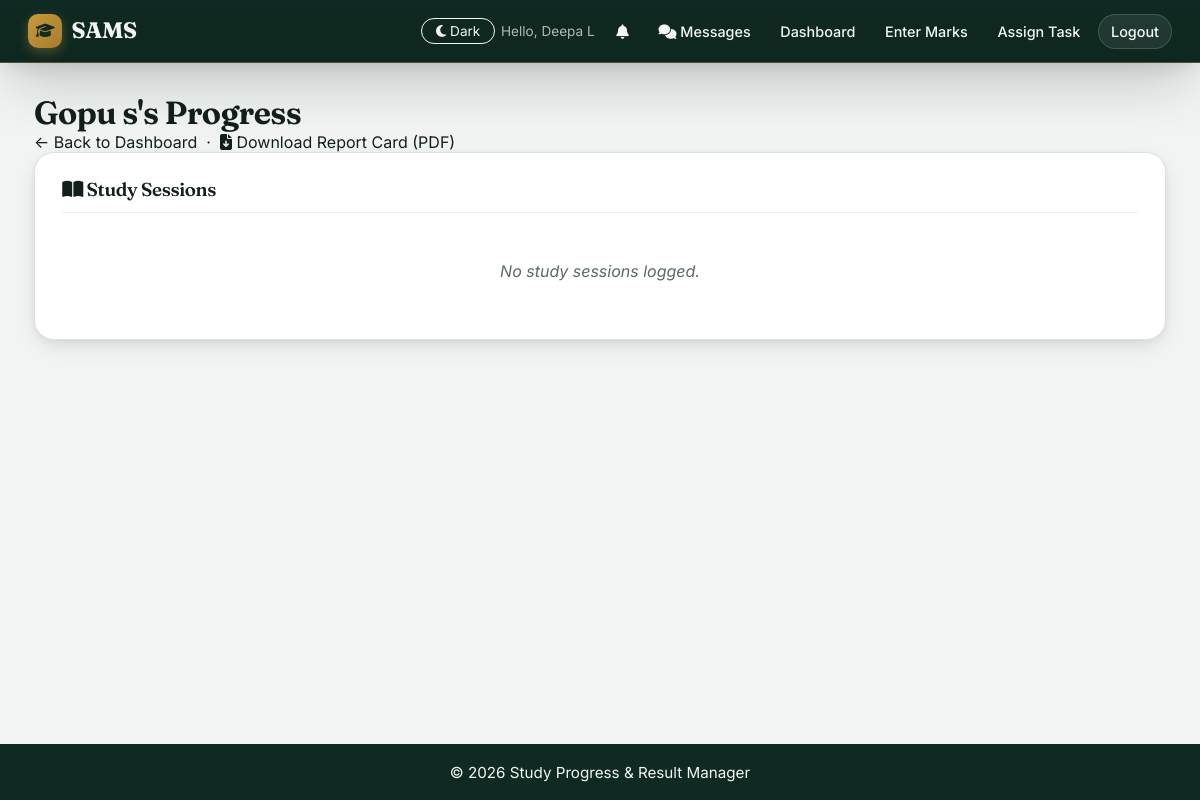
The app's page /teacher/student-study/1 (signed in), older data.
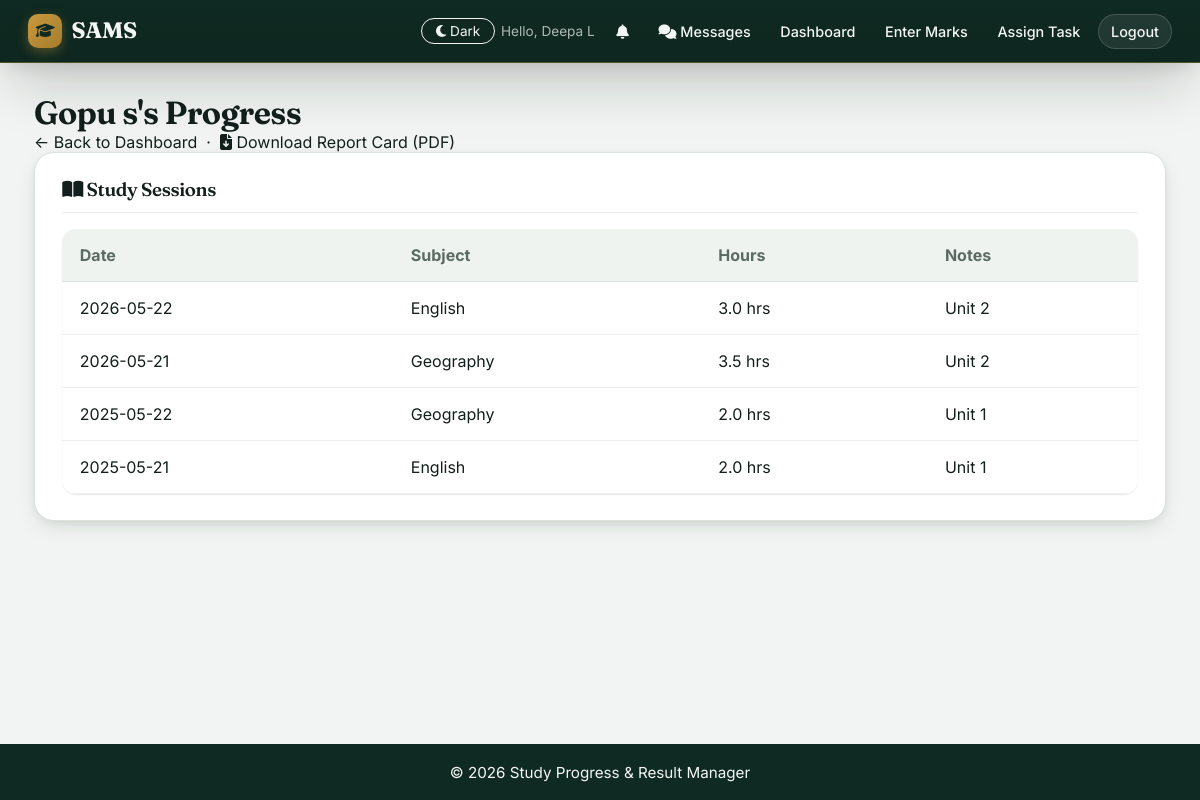
The same page, newer data.
### tables this page shows
CREATE TABLE study_logs (
            id INTEGER PRIMARY KEY AUTOINCREMENT,
            student_id INTEGER NOT NULL,
            subject_id INTEGER NOT NULL,
            hours_spent REAL NOT NULL,
            study_date DATE NOT NULL,
            notes TEXT,
            created_at TIMESTAMP DEFAULT CURRENT_TIMESTAMP,
            FOREIGN KEY (student_id) REFERENCES users(id),
            FOREIGN KEY (subject_id) REFERENCES subjects(id)
        );

CREATE TABLE subjects (
            id INTEGER PRIMARY KEY AUTOINCREMENT,
            name TEXT UNIQUE NOT NULL
        );

### app.py (the view)
@app.route('/teacher/student-study/<int:student_id>')
@login_required
@teacher_required
def student_study_activity(student_id):
    conn = get_db_connection()
    student = conn.execute(
        'SELECT * FROM users WHERE id = ?', (student_id,)
    ).fetchone()
    if not student:
        flash('Student not found.', 'error')
        conn.close()
        return redirect(url_for('teacher_dashboard'))
    study_logs = conn.execute('''
        SELECT sl.*, s.name as subject_name
        FROM study_logs sl
        JOIN subjects s ON sl.subject_id = s.id
        WHERE sl.student_id = ?
        ORDER BY sl.study_date DESC
    ''', (student_id,)).fetchall()
    conn.close()
    return render_template('student_progress.html',
                         student=student,
                         study_logs=study_logs,
                         results=[],
                         tasks=[],
                         show_full_progress=False)

### app.py (called while the page is built)
def login_required(f):
    @wraps(f)
    def decorated_function(*args, **kwargs):
        if 'user_id' not in session:
            flash('Please log in to access this page.', 'error')
            return redirect(url_for('login'))
        return f(*args, **kwargs)
    return decorated_function

def teacher_required(f):
    @wraps(f)
    def decorated_function(*args, **kwargs):
        if session.get('role') != 'teacher':
            flash('This page is for teachers only.', 'error')
            return redirect(url_for('home'))
        return f(*args, **kwargs)
    return decorated_function

@app.context_processor
def inject_current_user():
    return {'current_user': CurrentUser(session)}

    @property
    def is_authenticated(self):
        return bool(self.id)

### database.py (called while the page is built)
def get_db_connection():
    conn = sqlite3.connect(DATABASE)
    conn.row_factory = sqlite3.Row  # This lets us access columns by name
    return conn

### templates/student_progress.html (shortened to what this page needs)
{% extends 'base.html' %}
{% block content %}
<h1>{{ student.full_name }}'s Progress</h1>
<p><a href="{{ url_for('teacher_dashboard') }}">&larr; Back to Dashboard</a>
   &nbsp;·&nbsp; <a href="{{ url_for('teacher_report_card', student_id=student.id) }}"><i class="fa-solid fa-file-arrow-down"></i> Download Report Card (PDF)</a></p>
{% if not show_full_progress %}
<div class="card">
    <h3><i class="fa-solid fa-book-open"></i> Study Sessions</h3>
    {% if study_logs %}
        <table class="data-table">
            <thead>
                <tr>
                    <th>Date</th>
                    <th>Subject</th>
                    <th>Hours</th>
                    <th>Notes</th>
                </tr>
            </thead>
            <tbody>
                {% for log in study_logs %}
                <tr>
                    <td>{{ log.study_date }}</td>
                    <td>{{ log.subject_name }}</td>
                    <td>{{ log.hours_spent }} hrs</td>
                    <td>{{ log.notes or '-' }}</td>
                </tr>
                {% endfor %}
            </tbody>
        </table>
    {% else %}
        <p class="empty-state">No study sessions logged.</p>
    {% endif %}
</div>
{% endif %}
{% endblock %}

Row changes from the older to the newer data that the page shows:
added study_logs: study_date "2026-05-22", subject_name "English", hours_spent "3.0", notes "Unit 2"
added study_logs: study_date "2026-05-21", subject_name "Geography", hours_spent "3.5", notes "Unit 2"
added study_logs: study_date "2025-05-22", subject_name "Geography", hours_spent "2.0", notes "Unit 1"
added study_logs: study_date "2025-05-21", subject_name "English", hours_spent "2.0", notes "Unit 1"
Text that changed along with them:
text no longer shown: "No study sessions logged."
text now shown: "Date Subject Hours Notes"
